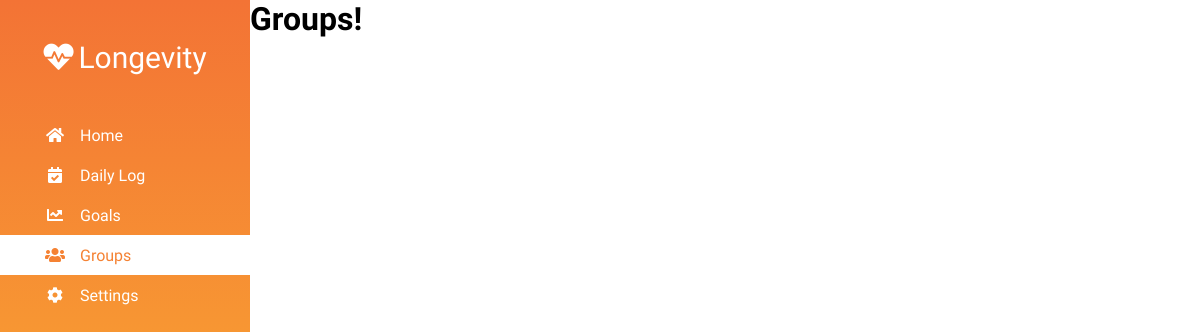
/tracker/groups/ (signed in), run on an earlier commit of the app's database.
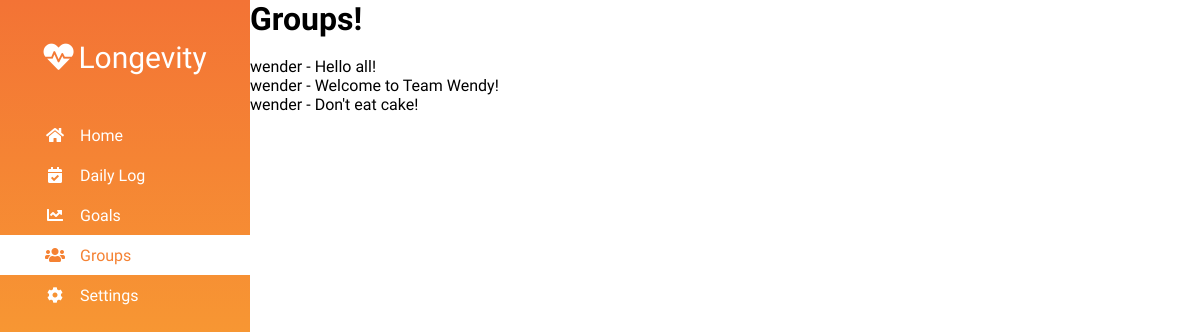
And on a later commit of the database.
### tracker/models.py (models this page shows, shortened)
class Message(models.Model):
    group_id = models.CharField(max_length=100, null=True)
    author = models.ForeignKey(User, on_delete=models.CASCADE, db_column='author')
    message = models.TextField(null=True)
    date_posted = models.DateTimeField(auto_now_add=True)

### tracker/views.py (the view)
# urls.py: path('groups/', views.groups, name='tracker-groups'),
@login_required()
def groups(request):
    messages = Message.objects.all()
    context = {
        'messages': messages,
        'selected': 'groups'
    }
    return render(request, 'groups.html', context)

### tracker/templates/groups.html
{% extends 'template.html' %}
{% block content %}
    <h1>Groups!</h1><br>
    {%  for message in messages %}
        <p>{{ message.author.username }} - {{ message.message }}</p>
    {% endfor %}
{% endblock content %}

### tracker/templates/template.html (shortened to what this page needs)
<!DOCTYPE html>
<html lang="en">
<head>
    <link rel="stylesheet" href="https://use.fontawesome.com/releases/v5.8.1/css/all.css">
    {% load static %}
    <link rel="stylesheet" href="{% static '/css/loading-bar.css' %}">
    {% load static %}
    {% load static %}
    {% load static %}
    <link rel="stylesheet" href="{% static '/css/tracker.css' %}">
</head>
<body>
    <nav>
        <h1 id="logo"><i class="fas fa-heartbeat"></i>Longevity</h1>
        <ul>
            {% if selected == 'home' %}
            <li><a class="selected"><span><i class="fas fa-home"></i></span><p>Home</p></a></li>
            {% else %}
            <li><a href="{% url 'tracker-home' %}"><span><i class="fas fa-home"></i></span><p>Home</p></a></li>
            {% endif %}
            {% if selected == 'daily_log' %}
            <li><a class="selected"><span><i class="fas fa-calendar-check"></i></span><p>Daily Log</p></a></li>
            {% else %}
            <li><a href="{% url 'tracker-daily-log' %}"><span><i class="fas fa-calendar-check"></i></span><p>Daily Log</p></a></li>
            {% endif %}
            {% if selected == 'goals' %}
            <li><a class="selected"><span><i class="fas fa-chart-line"></i></span><p>Goals</p></a></li>
            {% else %}
            <li><a href="{% url 'tracker-goals' %}"><span><i class="fas fa-chart-line"></i></span><p>Goals</p></a></li>
            {% endif %}
            {% if selected == 'groups' %}
            <li><a class="selected"><span><i class="fas fa-users"></i></span><p>Groups</p></a></li>
            {% else %}
            <li><a href="{% url 'tracker-groups' %}"><span><i class="fas fa-users"></i></span><p>Groups</p></a></li>
            {% endif %}
            {% if selected == 'settings' %}
            <li><a class="selected"><span><i class="fas fa-cog"></i></span><p>Settings</p></a></li>
            {% else %}
            <li><a href="{% url 'tracker-settings' %}"><span><i class="fas fa-cog"></i></span><p>Settings</p></a></li>
            {% endif %}
        </ul>
    </nav>
    <main>
        {% block content %}{% endblock %}
    </main>
</body>
</html>

### static/css/tracker.css (style rules this page uses)
* { margin: 0; padding: 0; font-family: 'Heebo', sans-serif; box-sizing: border-box; }
nav { position: fixed; height: 100%; width: 250px; z-index: 1; top: 0; left: 0; overflow: hidden; background-image: linear-gradient(to bottom, #F37335, #FDC830); color: white; }
#logo { margin: 40px 0; text-align: center; font-size: 30px; font-weight: 400; }
#logo i { margin-right: 5px; }
nav a { display: table; width: 100%; padding-left: 30px; text-decoration: none; color: white; font-weight: 300; }
nav a span, nav a p { display: table-cell; vertical-align: middle; }
nav a span { height: 40px; width: 50px; text-align: center; }
.selected, nav a:hover { color: #F58233; background-color: white; }
main { margin-left: 250px; }

What changed in the data, as far as the page shows it:
added Message: author.username "wender", message "Hello all!"
added Message: author.username "wender", message "Welcome to Team Wendy!"
added Message: author.username "wender", message "Don't eat cake!"
